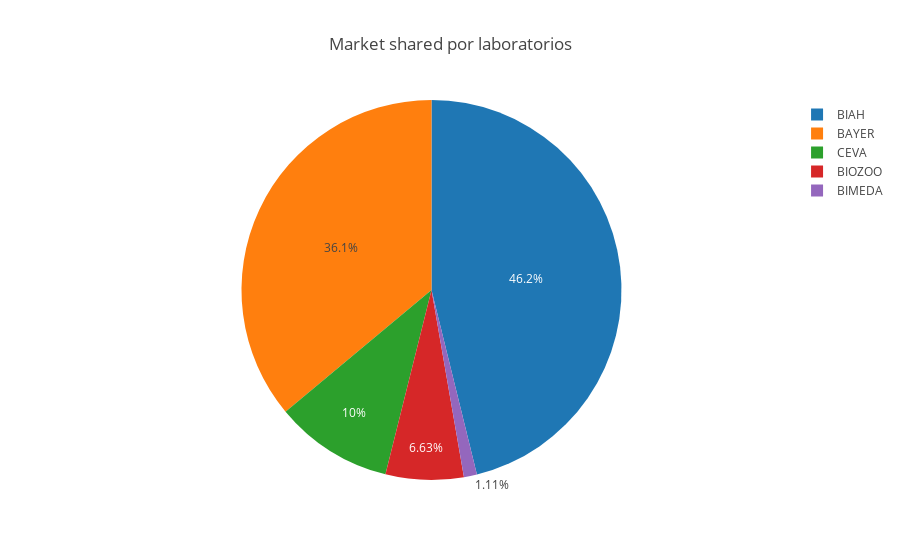

Notebook cell for this chart:
### Code cell
trace0 = go.Pie(labels=market.index, values=market["VENTAS"])
# Define the data array
data = [trace0]

# Set the title
layout = {'title': 'Market shared por laboratorios'}

#Create a figure and plto it
fig = go.Figure(data = data, layout = layout)
iplot(fig, show_link = False)

### Figure 1 — Plotly figure (JSON) as saved in the notebook; plotly's stock layout.template omitted (floating-point values rounded to 4 significant figures)
{"data": [{"labels": ["BIAH", "BAYER", "CEVA", "BIOZOO", "BIMEDA"], "type": "pie", "uid": "117eff6c-8325-424f-b5b2-2a4f583dbf0d", "values": [854600000.0, 667700000.0, 186000000.0, 122800000.0, 20600000.0]}], "layout": {"title": {"text": "Market shared por laboratorios"}}}
